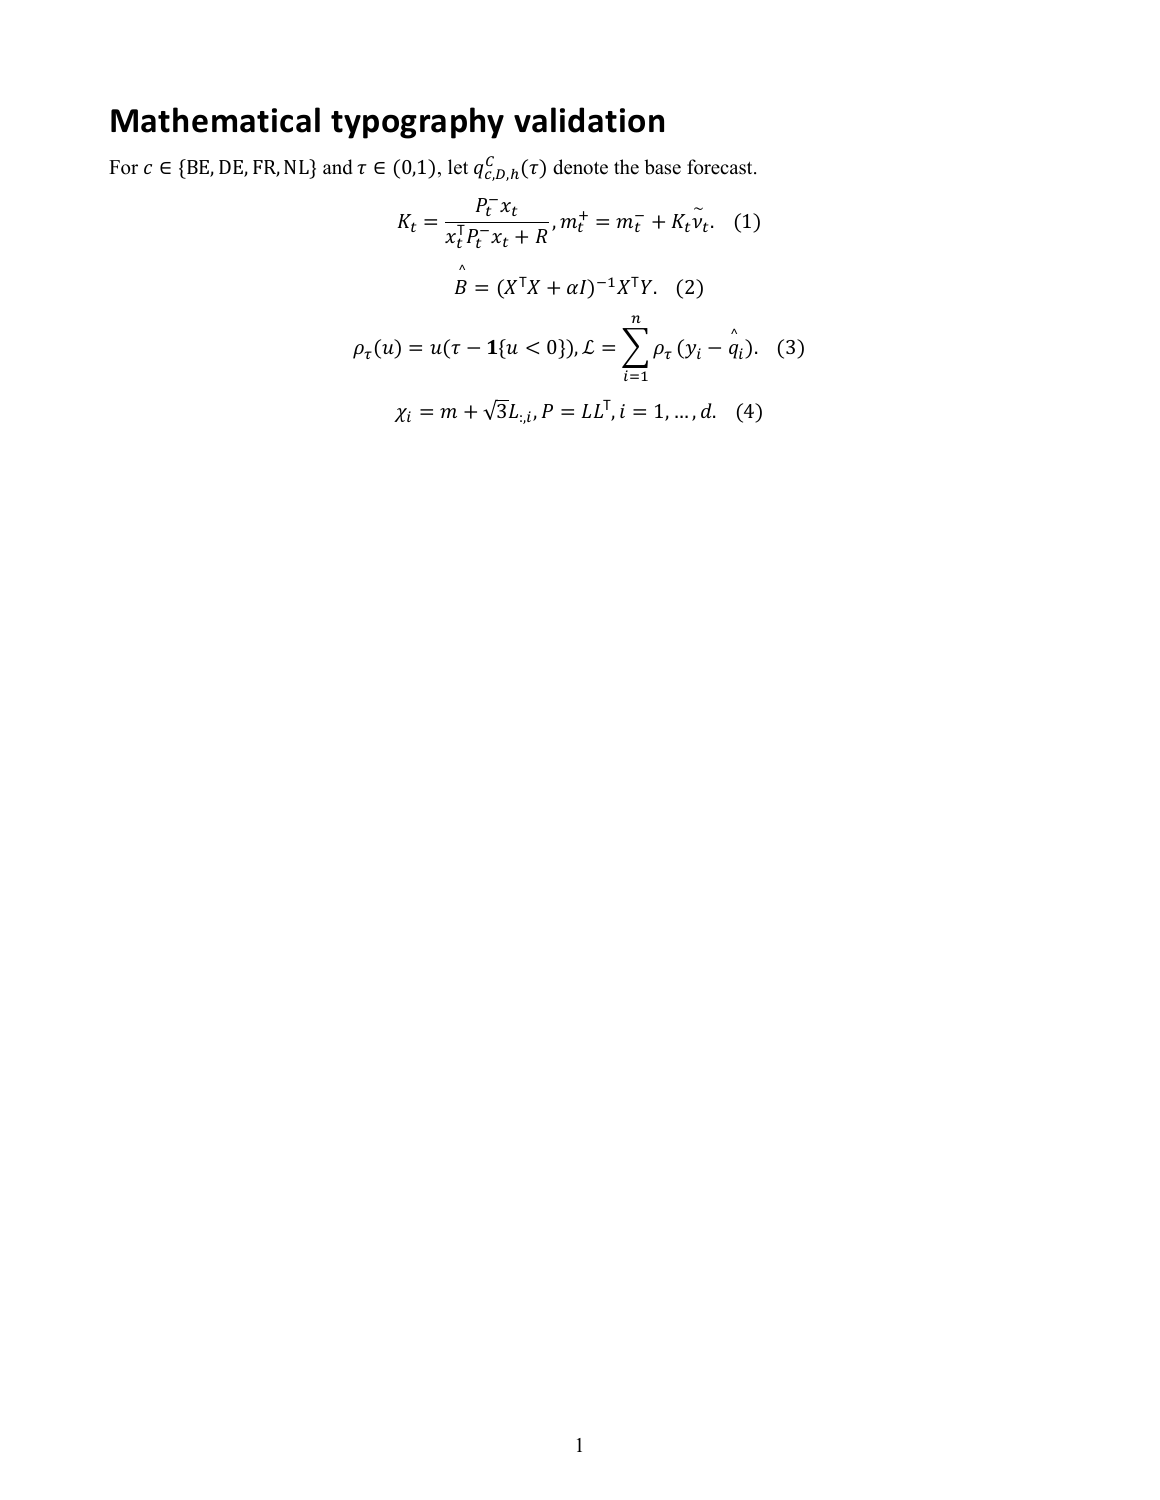

Source code (Python):
from pathlib import Path
TASK=Path(__file__).resolve().parent
code=(TASK/'build_manuscript.py').read_text().split('\ntables={}')[0]
exec(compile(code,str(TASK/'build_manuscript.py'),'exec'))
doc.add_paragraph('Mathematical typography validation',style='Title')
p=doc.add_paragraph();add_inline(p,r'For $c\in\{\mathrm{BE},\mathrm{DE},\mathrm{FR},\mathrm{NL}\}$ and $\tau\in(0,1)$, let $q^C_{c,D,h}(\tau)$ denote the base forecast.')
for eq in [r'K_t=\frac{P_t^-x_t}{x_t^{\mathsf T}P_t^-x_t+R},\qquad m_t^+=m_t^-+K_t\widetilde\nu_t.\tag{1}',r'\widehat B=(X^{\mathsf T}X+\alpha I)^{-1}X^{\mathsf T}Y.\tag{2}',r'\rho_\tau(u)=u\left(\tau-\mathbf{1}\{u<0\}\right),\quad \mathcal{L}=\sum_{i=1}^{n}\rho_\tau(y_i-\widehat q_i).\tag{3}',r'\chi_i=m+\sqrt{3}L_{:,i},\quad P=LL^{\mathsf T},\quad i=1,\ldots,d.\tag{4}']:
    p=doc.add_paragraph();math(p,eq,True)
doc.save(TASK/'math_test.docx')
